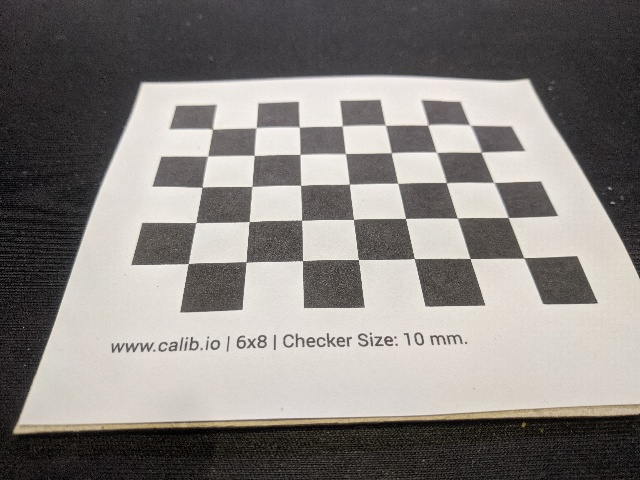
#> input picture calibration_images/PXL_20240310_184505413.jpg, 640 x 480 px; its folder holds only this picture in this run
$ python camera_calibration.py
#> lines starting #> are read from the running program, lines starting #| are printed output that depends on the picture; after the words box and inside, x2 and y2 are one past the last pixel; in counts of white or black regions, pixels touching at a corner belong together
import numpy as np
import cv2 as cv
import glob

# termination criteria
criteria = (cv.TERM_CRITERIA_EPS + cv.TERM_CRITERIA_MAX_ITER, 30, 0.001)

# Define the corners of the chessboard in 3D space. All points are coplanar, with z=0
pattern_size = (7,5)
object_points = np.zeros((pattern_size[0]*pattern_size[1],3), np.float32)
object_points[:,:2] = np.mgrid[0:pattern_size[0],0:pattern_size[1]].T.reshape(-1,2)

# Arrays to store object points and image points from all the images.
objpoints = [] # 3d point in real world space
imgpoints = [] # 2d points in image plane.

# Calibration images are stored in another directory
images = glob.glob('../calibration_images/*.jpg')

# Loop for all the images
for fname in images:

    # Load the image and convert to grayscale
    img = cv.imread(fname)
#> img is the input picture: shape (480, 640, 3); mean B, G, R 126.6, 130.1, 134.5
    gray = cv.cvtColor(img, cv.COLOR_BGR2GRAY)

    # Find the chessboard corners
    ret, corners = cv.findChessboardCorners(gray, pattern_size, None)
#> ret = True; corners = 35 rows, first 8: [212.7, 129.2], [256.3, 127.6], [299.3, 127.3], [341.9, 126.2], [385.3, 125.3], [427.5, 125.2], [469.4, 124.9], [207.6, 156]

    # If found add object points and image points to the corresponding arrays
    if ret == True:
        objpoints.append(object_points)
        corners2 = cv.cornerSubPix(gray,corners, (11,11), (-1,-1), criteria)    # Refine corners to get better precision
#> corners2 = 35 rows, first 8: [212.5, 129.1], [255.9, 127.6], [299.3, 127], [342.2, 125.9], [385.4, 125.2], [427.8, 125], [470.1, 125], [207.5, 156]
        imgpoints.append(corners2)
        # Draw the corners
        cv.drawChessboardCorners(img, pattern_size, corners2, ret)
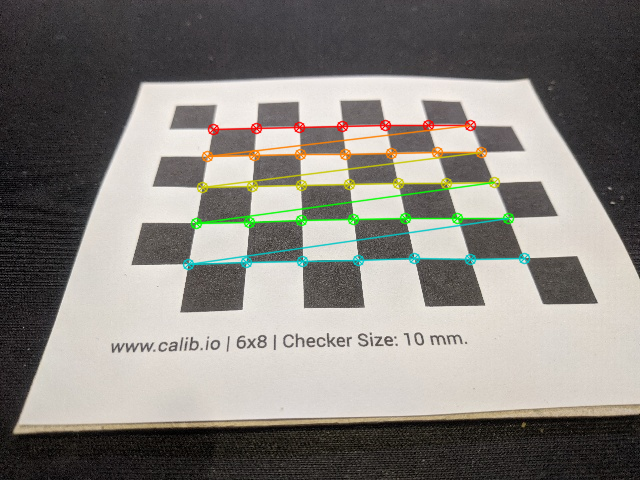
#> img: shape (480, 640, 3); 3.44% of pixels changed, all inside (x1, y1, x2, y2) = (182, 119, 531, 271)

    # Show the corners (just to check everything is correct)
    cv.imshow('img', img)
    cv.waitKey(500)
cv.destroyAllWindows()

# Calculate the calibration parameters (here we care only about the instrinsic ones)
ret, mtx, dist, rvecs, tvecs = cv.calibrateCamera(objpoints, imgpoints, gray.shape[::-1], None, None)
#> ret = 0.265; mtx = [[672.4, 0, 283.9], [0, 1187.6, 248.1], [0, 0, 1]]; dist = [[0.366, -3.48, 0.0166, -0.026, 9.45]]; rvecs = ([-1.13, 0.0214, -0.00317],); tvecs = ([-1.64, -1.56, 15.6],)

# Save to file
np.save('calibration_params.npy', {'camera_matrix': mtx, 'dist_coeffs': dist})

$ run again, on calibration_images/PXL_20240310_184519207.jpg
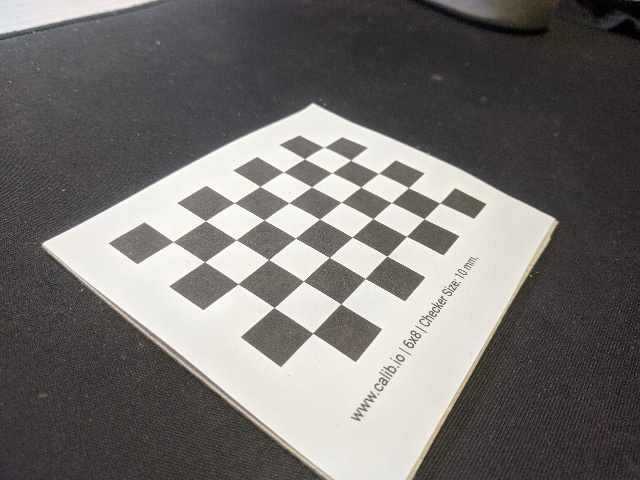
#> input picture calibration_images/PXL_20240310_184519207.jpg, 640 x 480 px
#> img is the input picture: shape (480, 640, 3); mean B, G, R 110.6, 112.8, 115.9
#> `ret, corners = cv.findChessboardCorners(gray, pattern_size, None)`: ret = True; corners = 35 rows, first 8: [173.1, 241.6], [205.6, 220.7], [234.4, 202.9], [260, 186.4], [283.4, 171.9], [304.6, 158.7], [324.2, 147.4], [204.5, 261.7]
#> corners2 = 35 rows, first 8: [173.3, 241.6], [205.4, 220.8], [234.3, 202.8], [260, 186.5], [283.3, 171.9], [304.4, 158.8], [324, 147.3], [204.5, 261.8]
#> `cv.drawChessboardCorners(img, pattern_size, corners2, ret)`:
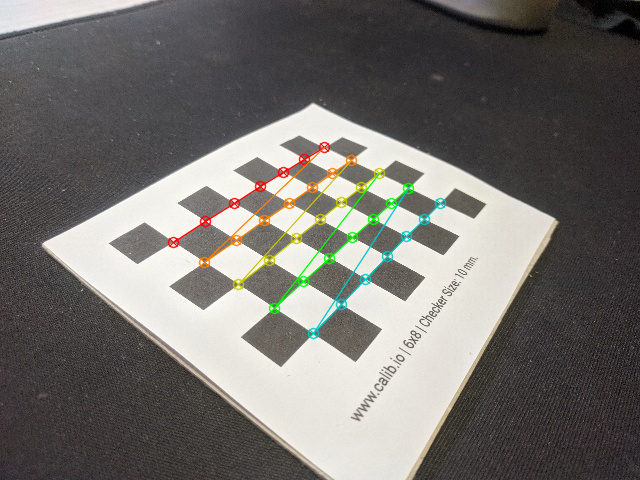
#> img: shape (480, 640, 3); 2.16% of pixels changed, all inside (x1, y1, x2, y2) = (167, 141, 447, 340)
#> `ret, mtx, dist, rvecs, tvecs = cv.calibrateCamera(objpoints, imgpoints..`: ret = 0.21; mtx = [[504, 0, 336.5], [0, 514.9, 252.6], [0, 0, 1]]; dist = [[0.161, -1.84, 0.0309, 0.0101, 7.57]]; rvecs = ([-0.707, -0.527, -0.852],); tvecs = ([-3.74, -0.284, 11.48],)

$ run again, on calibration_images/PXL_20240310_184521206.jpg
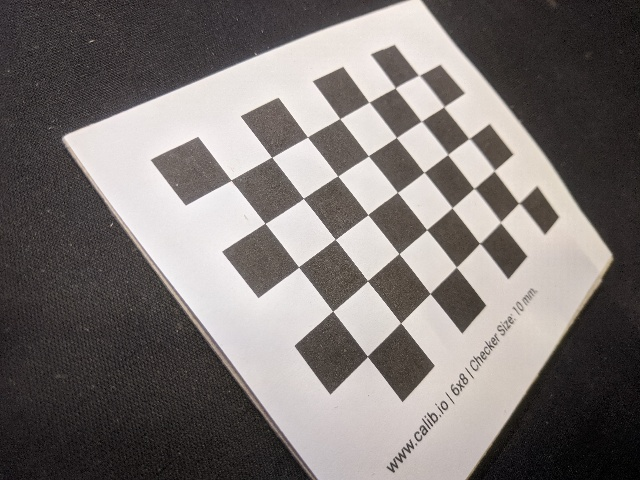
#> input picture calibration_images/PXL_20240310_184521206.jpg, 640 x 480 px
#> img is the input picture: shape (480, 640, 3); mean B, G, R 113.4, 115.6, 121.6
#> `ret, corners = cv.findChessboardCorners(gray, pattern_size, None)`: ret = True; corners = 35 rows, first 8: [231.2, 180.2], [271.7, 157.3], [307.5, 137], [339.7, 118.5], [368.9, 102.2], [395.1, 88.03], [419.4, 75.44], [265, 223.3]
#> corners2 = 35 rows, first 8: [231, 180.2], [271.6, 157.3], [307.5, 137], [339.7, 118.6], [369.1, 102.2], [395.1, 87.8], [419.1, 75.27], [265, 223.4]
#> `cv.drawChessboardCorners(img, pattern_size, corners2, ret)`:
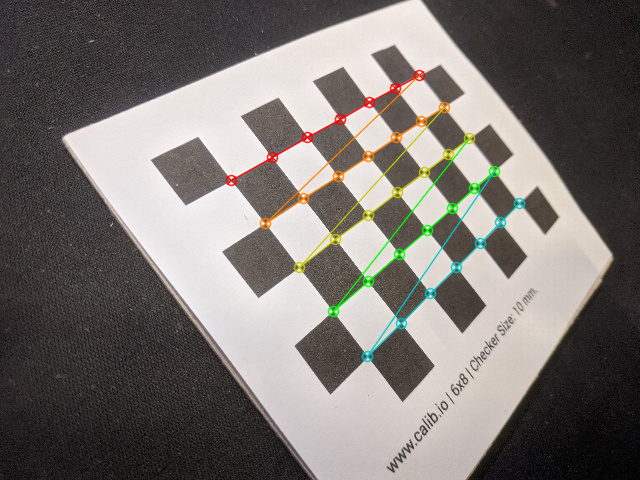
#> img: shape (480, 640, 3); 2.47% of pixels changed, all inside (x1, y1, x2, y2) = (225, 69, 526, 363)
#> `ret, mtx, dist, rvecs, tvecs = cv.calibrateCamera(objpoints, imgpoints..`: ret = 0.167; mtx = [[393.3, 0, 257.6], [0, 377.6, 263.2], [0, 0, 1]]; dist = [[0.145, -0.254, 0.0137, -0.01, 0.0881]]; rvecs = ([-0.144, -0.414, -0.627],); tvecs = ([-0.465, -1.54, 6.97],)

$ run again, on calibration_images/PXL_20240310_184524442.jpg
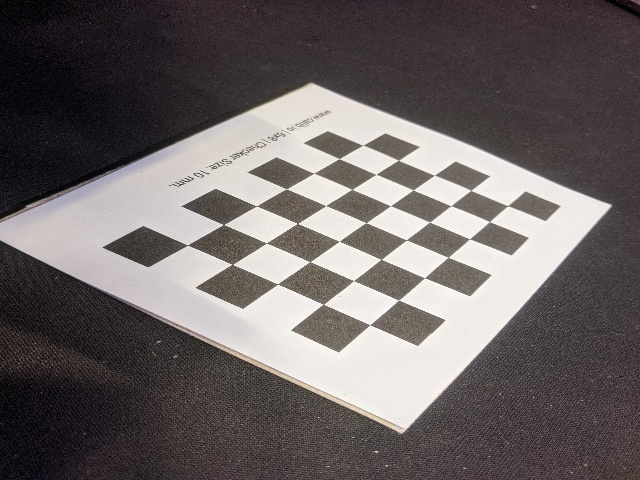
#> input picture calibration_images/PXL_20240310_184524442.jpg, 640 x 480 px
#> img is the input picture: shape (480, 640, 3); mean B, G, R 99.5, 99.7, 106.5
#> `ret, corners = cv.findChessboardCorners(gray, pattern_size, None)`: ret = True; corners = 35 rows, first 8: [187.7, 244.9], [223.5, 224.5], [256.5, 206], [286.5, 189.1], [314.2, 172.8], [339.2, 158.7], [362.7, 145.3], [232.5, 264.4]
#> corners2 = 35 rows, first 8: [187.5, 245.2], [223.6, 224.6], [256.4, 206], [286.4, 188.8], [313.7, 173.3], [339.2, 158.6], [362.8, 145.3], [232.3, 264.4]
#> `cv.drawChessboardCorners(img, pattern_size, corners2, ret)`:
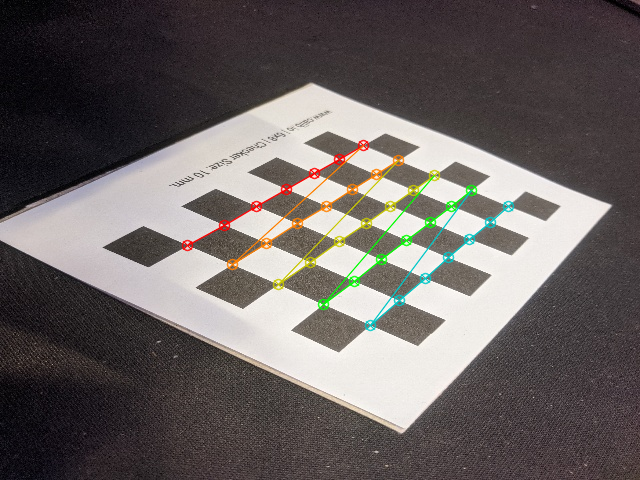
#> img: shape (480, 640, 3); 2.24% of pixels changed, all inside (x1, y1, x2, y2) = (181, 139, 515, 332)
#> `ret, mtx, dist, rvecs, tvecs = cv.calibrateCamera(objpoints, imgpoints..`: ret = 0.234; mtx = [[707, 0, 340], [0, 397.9, 225.7], [0, 0, 1]]; dist = [[-0.19, 13.86, 0.0151, -0.00331, -172.9]]; rvecs = ([-0.343, -0.525, -0.872],); tvecs = ([-2.67, 0.587, 12.45],)

$ run again, on calibration_images/PXL_20240310_184507202.jpg
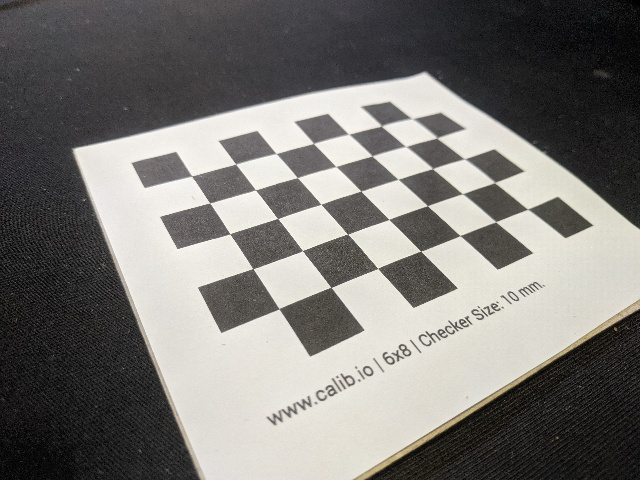
#> input picture calibration_images/PXL_20240310_184507202.jpg, 640 x 480 px
#> img is the input picture: shape (480, 640, 3); mean B, G, R 116.8, 120.3, 122.3
#> `ret, corners = cv.findChessboardCorners(gray, pattern_size, None)`: ret = True; corners = 35 rows, first 8: [191.8, 175.9], [235.7, 164], [276.3, 153.7], [313.4, 143.4], [348.8, 134.3], [381.3, 125.9], [411, 118.6], [209.7, 203]
#> corners2 = 35 rows, first 8: [191.8, 176.2], [235.5, 164], [276.2, 153.5], [313.5, 143.3], [348.8, 134.2], [381.4, 125.8], [412, 118.5], [209.6, 202.9]
#> `cv.drawChessboardCorners(img, pattern_size, corners2, ret)`:
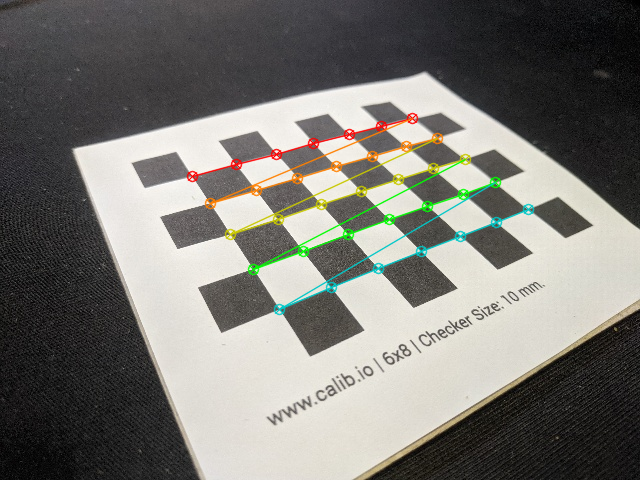
#> img: shape (480, 640, 3); 2.87% of pixels changed, all inside (x1, y1, x2, y2) = (186, 112, 535, 316)
#> `ret, mtx, dist, rvecs, tvecs = cv.calibrateCamera(objpoints, imgpoints..`: ret = 0.207; mtx = [[536.6, 0, 325.6], [0, 612.2, 261.3], [0, 0, 1]]; dist = [[0.401, -4.06, 0.0265, -0.00102, 10.48]]; rvecs = ([-0.838, -0.305, -0.48],); tvecs = ([-2.84, -1.61, 11.43],)
